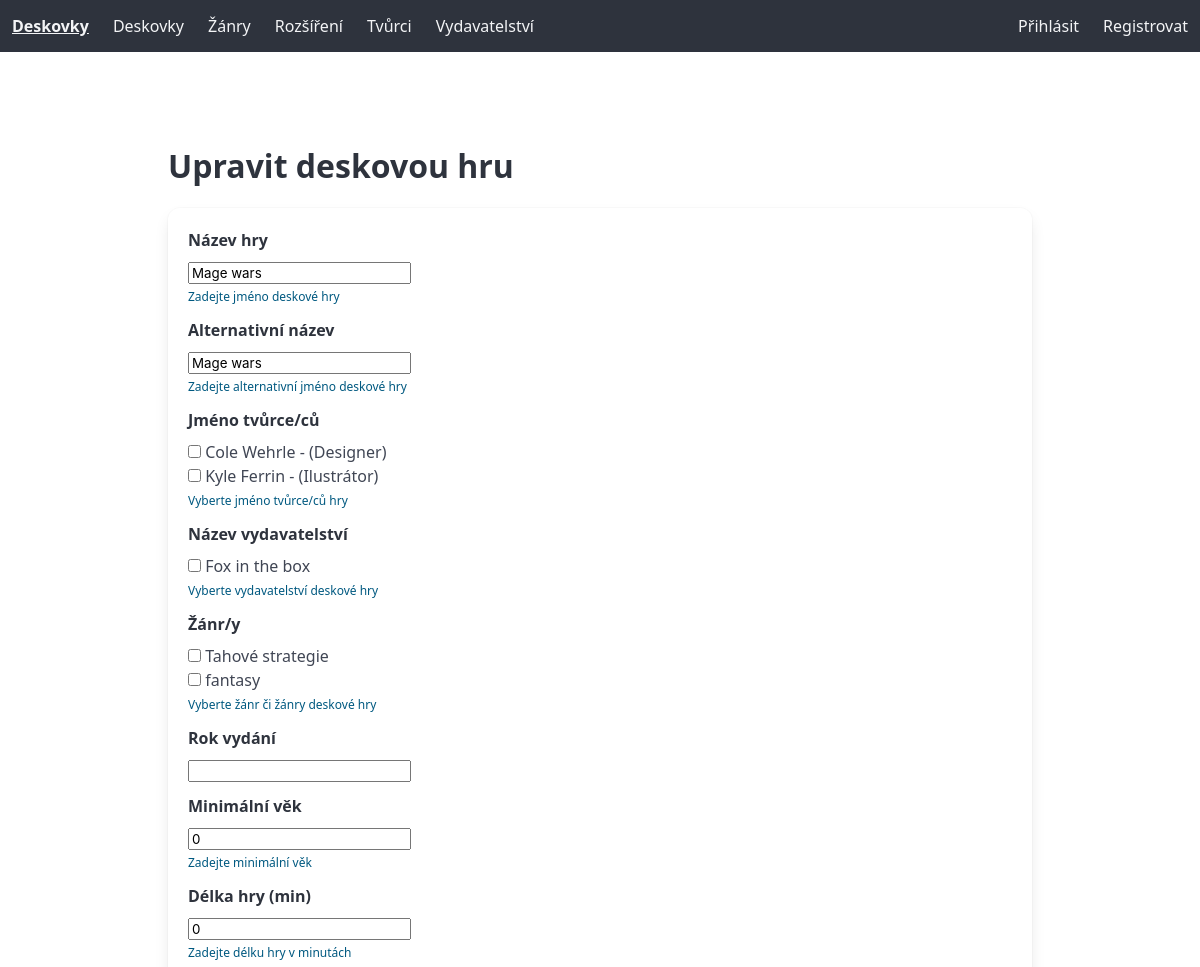
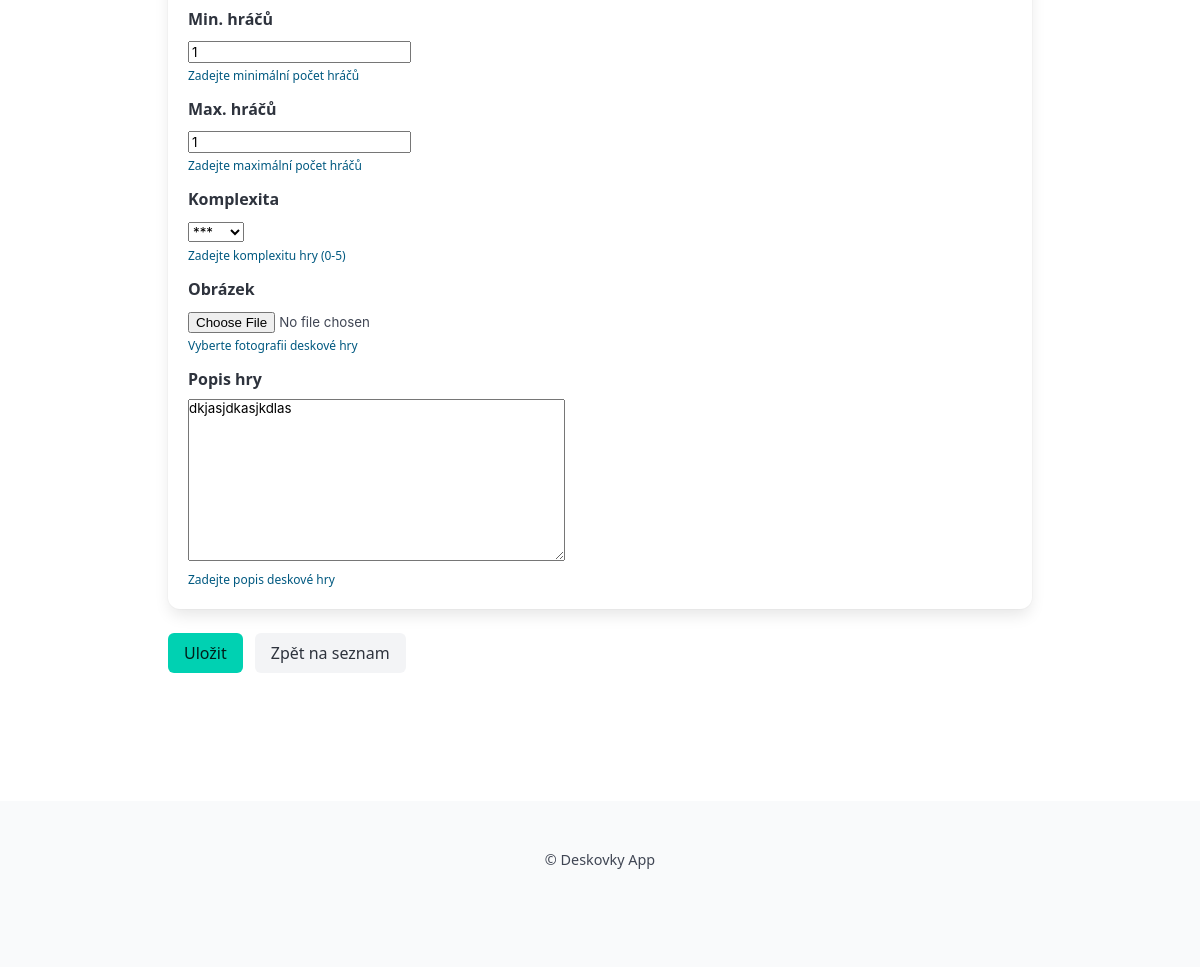
Page /deskovka/4/edit/ on the committed database (2 pictures, top to bottom).
### library/models.py (models this page shows, shortened)
class Deskovka(models.Model):
    nazev = models.CharField(max_length=80, verbose_name="Jméno deskové hry", help_text="Zadejte jméno deskové hry", default='',
            error_messages={'blank':'Jméno deskové hry musí být vyplněno'})
    alt = models.CharField(max_length=80, verbose_name="Alternativní jméno deskové hry", help_text="Zadejte alternativní jméno deskové hry",default='',blank=True, null=True,)
    zanry = models.ManyToManyField('Zanr',related_name='deskovky',verbose_name='Žánry deskové hry',help_text='Vyberte jeden nebo více žánrů',blank=True)
    designer = models.ManyToManyField('Tvurci', related_name='deskovky', verbose_name='Tvůrci deskové hry', help_text='Vyberte jednoho nebo více tvůrců', blank=True)
    vydavatelstvi = models.ManyToManyField('Vydavatelstvi', related_name='deskovky',verbose_name='Vydavatelství', help_text='Vyberte jméno vydavatelství deskové hry', blank=True)
    vydani = models.IntegerField(blank=True,null=True, verbose_name='Datum vydání')
    minvek = models.IntegerField(verbose_name='Minimální věk', help_text='Zadejte minimální věk', validators=[MinValueValidator(0), MaxValueValidator(99)],default=0)
    cas = models.IntegerField(verbose_name='Délka hry', help_text='Zadejte délku hry v minutách', validators=[MinValueValidator(0), MaxValueValidator(999)], default=0)
    min_hracu = models.IntegerField(verbose_name='Minimální počet hráčů', help_text='Zadejte minimální počet hráčů', validators=[MinValueValidator(1), MaxValueValidator(99)],default=1)
    max_hracu = models.IntegerField(verbose_name='Maximální počet hráčů', help_text='Zadejte maximální počet hráčů', validators=[MinValueValidator(1), MaxValueValidator(99)],default=1)
    KOMPLEXITA = [(0, ''), (1, '*'), (2, '**'), (3, '***'), (4, '****'), (5, '*****'), ]
    komplexita = models.PositiveIntegerField(choices=KOMPLEXITA, verbose_name="Komplexita hry", default=3)
    fotografie = models.ImageField(upload_to='deskovky',verbose_name='Fotografie',blank=True,null=True)
    popis = models.TextField(verbose_name='Popis', help_text='Zadejte popis deskové hry',blank=True, null=True)
    class Meta:
        verbose_name = 'Deskovka'
        verbose_name_plural = 'Deskovky'

### library/views.py (the view)
# urls.py: path('deskovka/<int:pk>/edit/', views.upadate_deskovka, name='deskovka_update'),
def upadate_deskovka(request, pk):
    deskovka = get_object_or_404(Deskovka, pk=pk)
    if request.method == 'POST':
        form = BoardModelForm(request.POST, request.FILES, instance=deskovka)
        if form.is_valid():
            form.save()
            return redirect('deskovka_detail', pk=deskovka.pk)
    else:
        form = BoardModelForm(instance=deskovka)
    return render(request, 'games/boardgames_update.html', {'form': form, 'deskovka': deskovka})

### library/models.py (called while the page is built)
    def __str__(self):
        return f'{self.nazev}'

    def __str__(self):
        return f'{self.Jmeno}'

    def __str__(self):
        return f'{self.Jmeno} {self.Prijmeni} - ({self.get_role_display()})'

### library/templates/games/boardgames_update.html (shortened to what this page needs)
{% extends 'base.html' %}
{% load static %}
{% block content %}
<section class="section">
  <div class="container">
    <h2 class="title is-3">Upravit deskovou hru</h2>
    <form method="post" enctype="multipart/form-data">
      <div class="box">
        {% for field in form %}
          <div class="field">
            <label class="label">{{ field.label }}</label>
            <div class="control">
              {{ field }}
            </div>
            {% if field.help_text %}
              <p class="help is-info">{{ field.help_text }}</p>
            {% endif %}
          </div>
        {% endfor %}
      </div>
      <div class="buttons">
        <button type="submit" class="button is-primary">Uložit</button>
        <a href="{% url 'deskovka_list' %}" class="button is-light">Zpět na seznam</a>
      </div>
    </form>
  </div>
</section>
{% endblock %}

### library/static/css/style.css (style rules this page uses)
body { font-family: 'Segoe UI', 'Roboto', sans-serif;; margin: 0; padding: 0; }
button, input[type="submit"] { border: none; padding: 0.5rem 1rem; font-size: 1rem; border-radius: 3px; cursor: pointer; }

### rows in the picture
Deskovka: form "Mage wars" "Mage wars" "0" "0" "1" "1" "***" "dkjasjdkasjkdlas"

### other values in the picture
{{ field.label }} "Název hry" "Alternativní název" "Jméno tvůrce/ců" "Název vydavatelství" "Žánr/y" "Rok vydání" "Minimální věk" "Délka hry (min)" "Min. hráčů" "Max. hráčů" "Komplexita" "Obrázek" "Popis hry"
{{ field.help_text }} "Zadejte jméno deskové hry" "Zadejte alternativní jméno deskové hry" "Vyberte jméno tvůrce/ců hry" "Vyberte vydavatelství deskové hry" "Vyberte žánr či žánry deskové hry" "Zadejte minimální věk" "Zadejte délku hry v minutách" "Zadejte minimální počet hráčů" "Zadejte maximální počet hráčů" "Zadejte komplexitu hry (0-5)" "Vyberte fotografii deskové hry" "Zadejte popis deskové hry"
